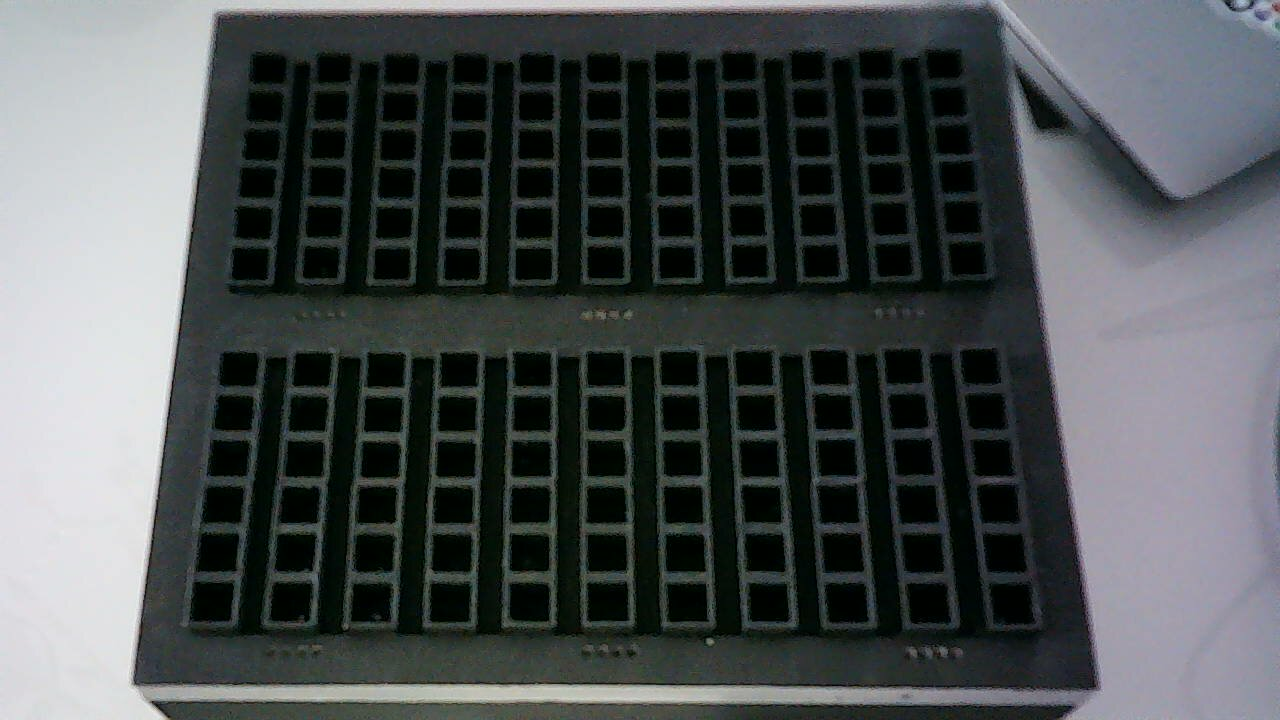
#> input picture real_img/foto1.jpg, 1280 x 720 px
$ python test.py
#> lines starting #> are read from the running program, lines starting #| are printed output that depends on the picture; after the words box and inside, x2 and y2 are one past the last pixel; in counts of white or black regions, pixels touching at a corner belong together; long printed decimals are rounded
import numpy as np
import cv2 as cv

LUMINOSIDADE = 60
CONTRASTE = 1.3
EPSILON = 0.5
RAIO_PIXELS = 9

def get_coords_sockets(image):
    """ mapeia todos os sockets da imagem.
    será aplicada uma vez no início do processamento
    e sempre que necessário recalibrar (botão na interface gráfica?)"""
    image_gray = cv.cvtColor(image, cv.COLOR_BGR2GRAY)

    blur = cv.GaussianBlur(image_gray, (5, 5), 0)

    thresh = cv.adaptiveThreshold(blur, 255, cv.ADAPTIVE_THRESH_GAUSSIAN_C, cv.THRESH_BINARY_INV, 25, 2)

    # tirar ruido:
    kernel = np.ones((3, 3), np.uint8)
    img_limpa = cv.morphologyEx(thresh, cv.MORPH_CLOSE, kernel)

    contornos, _ = cv.findContours(img_limpa.copy(), cv.RETR_LIST, cv.CHAIN_APPROX_SIMPLE)

    resultado = image.copy()
    quadrados = []
    centros_aceitos = [] # lista de coordenadas dos sockets

    DISTANCIA_MINIMA = 15

    for contorno in contornos:
        area = cv.contourArea(contorno)

        if area < 180 or area > 1500: #testado
            continue

        perimetro = cv.arcLength(contorno, True)

        epsilon = 0.05 * perimetro
        aprox = cv.approxPolyDP(contorno, epsilon, True)

        if len(aprox) == 4 and cv.isContourConvex(aprox):
            x, y, w, h = cv.boundingRect(aprox)
            aspect_ratio = float(w) / h

            #deixa um limite do ratio para caso de deformaçao na img
            if 0.5 <= aspect_ratio <= 1.5:
                M = cv.moments(aprox)
                if M["m00"] != 0: #m00 = área; m10 = length(x)...
                    cx = int(M["m10"] / M["m00"])
                    cy = int(M["m01"] / M["m00"])

                    # verifica se já existe um quadrado aceito muito perto deste centro
                    sobreposto = False
                    for (centro_x, centro_y) in centros_aceitos:
                        # distancia entre centros:
                        distancia = np.sqrt((cx - centro_x)**2 + (cy - centro_y)**2)
                        if distancia < DISTANCIA_MINIMA:
                            sobreposto = True
                            break

                    # só desenha e salva se não estiver ocupando o lugar de outro
                    if not sobreposto:
                        centros_aceitos.append((cx, cy))
                        quadrados.append(aprox)

                        # teste : tirar dps -> desenha o contorno aprovado
                        cv.drawContours(resultado, [aprox], -1, (0, 255, 0), 2)

                        # Marca os vértices e o centro para debug
                        for ponto in aprox:
                            px, py = ponto[0]
                            cv.circle(resultado, (px, py), 3, (0, 0, 255), -1)
                        cv.circle(resultado, (cx, cy), 3, (255, 0, 0), -1)

    print(f"Quadrados encontrados (sem repetição): {len(quadrados)}")
    cv.imwrite('resultado_quadrados_filtrado.jpeg', resultado)

    # ORDENAÇÃO DO GRID ( PARA TESTE!!) de cima para baixo, da esquerda para a direita
    # Agrupa os Ys que estão próximos (margem de 20 pixels) e depois ordena pelo X
    centros_aceitos.sort(key=lambda pt: (pt[1] // 20, pt[0]))

    return centros_aceitos

def classifica_cor(media_hsv):
    """ classifica a cor pelo valor hsv."""
    ### AJUSTAR OS PARAMETROS DPS COM OS COMPONENTES REAIS

    h, s, v = media_hsv

    # checa a LUMINOSIDADE (preto == vazio)
    if v < 30:
        return "vazio"

    # baixa saturação == sem cor (branco)
    if s < 40:
        if v > 150:
            return "branco"  # jumper branco
        else:
            return "vazio"   # pode ser um reflexo cinza na placa; ajustar com componentes reais

    # analisa cor real (matiz)
    # VERMELHO (Fica nos dois extremos do espectro HSV)
    if (40 <= h <= 80) & (110 <= v <= 180):
        return "vermelho"

    # VERDE
    elif 40 <= h <= 85:
        return "verde"    # LED ou buzzers

    # AZUL
    elif 100 <= h <= 140:
        return "azul"     # resistor ou capacitor

    # AMARELO
    elif 20 <= h <= 35:
        return "amarelo"  # botão ou potenciômetros

    else:
        return f"NAO IDENTIFICADO (H={int(h)})"

def extrai_cor_sockets(image, centro_sockets):
    """ recebe uma iamgem e o ponto dela a ser analisado.
    tira uma media da cor dos pixels ao redor e retorna
    a cor correspondente"""

    infos_sockets = []

    # converte para hsv para extrair o canal da matiz
    hsv_img = cv.cvtColor(image, cv.COLOR_BGR2HSV);

    raio = RAIO_PIXELS
    altura, largura = hsv_img.shape[:2]

    imagem_debug = image.copy()
    num = 0

    for(x,y) in centro_sockets:
        # define os limites do quadrado garantindo que não saia da imagem
        y_inicio = max(0, y - raio)
        y_fim = min(altura, y + raio)
        x_inicio = max(0, x - raio)
        x_fim = min(largura, x + raio)

        regiao = hsv_img[y_inicio:y_fim, x_inicio:x_fim]

        ### PARA TESTE :
        # Desenha um retângulo branco na imagem de debug mostrando a área exata
        # de onde a cor está sendo extraída
        cv.rectangle(imagem_debug, (x_inicio, y_inicio), (x_fim, y_fim), (255, 255, 255), 1)

        num +=1
        if regiao.size > 0:
            media_hsv = cv.mean(regiao)[:3]
            #componente = classifica_componente()
            # teste:
            print(f"/n socket {num}:  media hsv = {media_hsv}")
            cor = classifica_cor(media_hsv)
            infos_sockets.append((x, y, cor))
        else:
            print("erro!!!!!")
    cv.imwrite('debug_areas_leitura.jpg', imagem_debug)
    return infos_sockets

if __name__ == '__main__':

    # acontece UMA VEZ (ou qndo for necessário recalibração):
    image = cv.imread('real_img/foto1.jpg') #imagem inicial SEM COMPONENTES (salva no inicio)
#> image is the input picture: shape (720, 1280, 3); mean B, G, R 81.4, 80.7, 76
    matriz_centros = get_coords_sockets(image) #vai verificar a posição de todos os sockets
#> in get_coords_sockets, `thresh = cv.adaptiveThreshold(blur, 255, cv.ADAPTIVE_THRESH_GAUSSIAN_C..`:
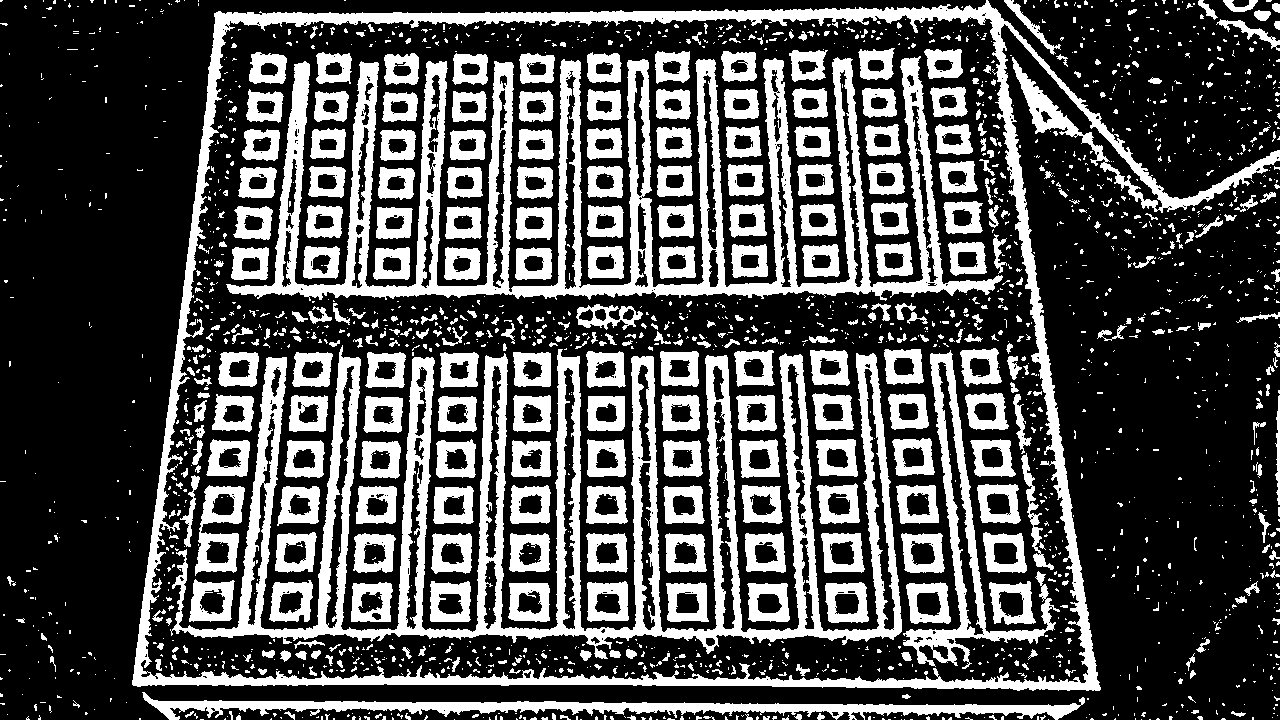
#> thresh: shape (720, 1280); 31.6% white; 2161 white regions (1710 under 20 px), largest, box (x1, y1, x2, y2) and area: (170, 345, 902, 659) 47457, (226, 56, 1003, 301) 42516, (132, 0, 1280, 691) 36138
#> in get_coords_sockets, `img_limpa = cv.morphologyEx(thresh, cv.MORPH_CLOSE, kernel)`: img_limpa: shape (720, 1280); 32.5% white; 1667 white regions (1228 under 20 px)
#> in get_coords_sockets, `contornos, _ = cv.findContours(img_limpa.copy(), cv.RETR_LIST, cv.CHAI..`: contornos = 1945 contours, 1385 with area under 20; largest, box (x1, y1, x2, y2) and area: (132, 0, 1280, 691) 593319, (142, 15, 1089, 684) 550106, (167, 343, 902, 659) 61316, (226, 56, 1012, 301) 51110, (142, 692, 1089, 720) 8136
#> the loop in get_coords_sockets, `for contorno in contornos:` made 1945 passes
#> (area, perimetro, epsilon, x, y, w, h, aspect_ratio) on passes 422, 423, 424, 430, 432, 434, 435, 436, 437, 438, 448, 449: (465.5, 84.87, 4.24, 834, 593, 24, 21, 1.14), (420, 77.46, 3.87, 758, 594, 23, 19, 1.21), (446.5, 90.53, 4.53, 596, 593, 25, 20, 1.25), (503.5, 86.04, 4.3, 917, 592, 22, 24, 0.917), (439.5, 83.21, 4.16, 676, 593, 22, 21, 1.05), (520, 90.28, 4.51, 1000, 592, 24, 22, 1.09), (369, 95.6, 4.78, 361, 591, 22, 23, 0.957), (412.5, 87.7, 4.38, 278, 593, 25, 19, 1.32), (436.5, 87.36, 4.37, 201, 592, 25, 22, 1.14), (425.5, 103.8, 5.19, 517, 592, 23, 22, 1.05), (1418.5, 161.4, 8.07, 747, 583, 43, 37, 1.16), (1495.5, 165.8, 8.29, 906, 583, 45, 40, 1.12)
#> (area, perimetro, epsilon, x, y, w, h, aspect_ratio) on pass 431: (261, 93.46, 4.67, 804, 592, 10, 38, 0.263)
#> after the loop in get_coords_sockets, `for contorno in contornos:`:
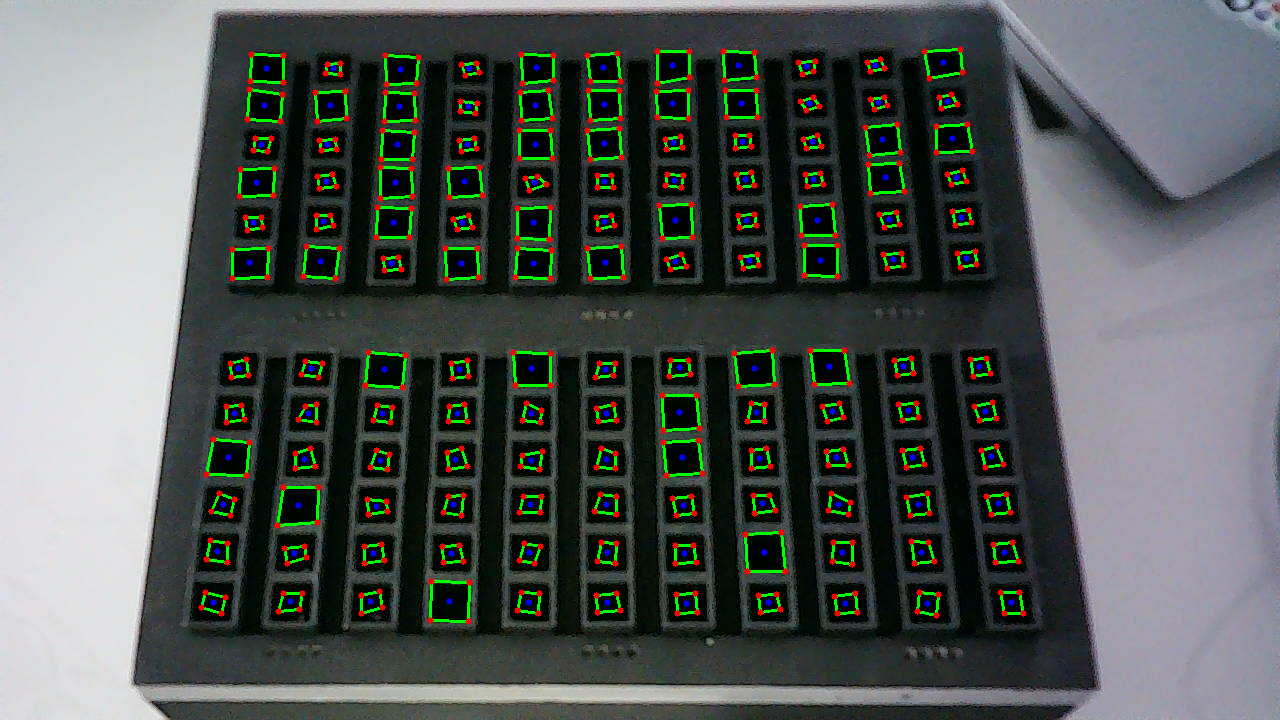
#> resultado: shape (720, 1280, 3); 4.67% of pixels changed, all inside (x1, y1, x2, y2) = (198, 46, 1027, 625)
#> after the loop in get_coords_sockets, `for contorno in contornos:`: centros_aceitos = 132 pairs, first value 213 to 1011, second value 62 to 603; quadrados = 132 contours; largest, box (x1, y1, x2, y2) and area: (430, 581, 470, 622) 1483, (745, 532, 786, 572) 1409, (277, 487, 319, 526) 1364, (206, 439, 250, 476) 1302, (734, 350, 775, 387) 1247
#| Quadrados encontrados (sem repetição): 132
#> matriz_centros has the same summary as centros_aceitos in get_coords_sockets


    # EM LOOP (ACONTECE EM NOVOS FRAMES):
    # dps de mapear as coordenadas uma vez, nao muda mais a regiao onde onserva cada socket.
    # então podemos olhar os novos frames (tempo real)
    image = cv.imread('real_img/pecas2.jpeg')
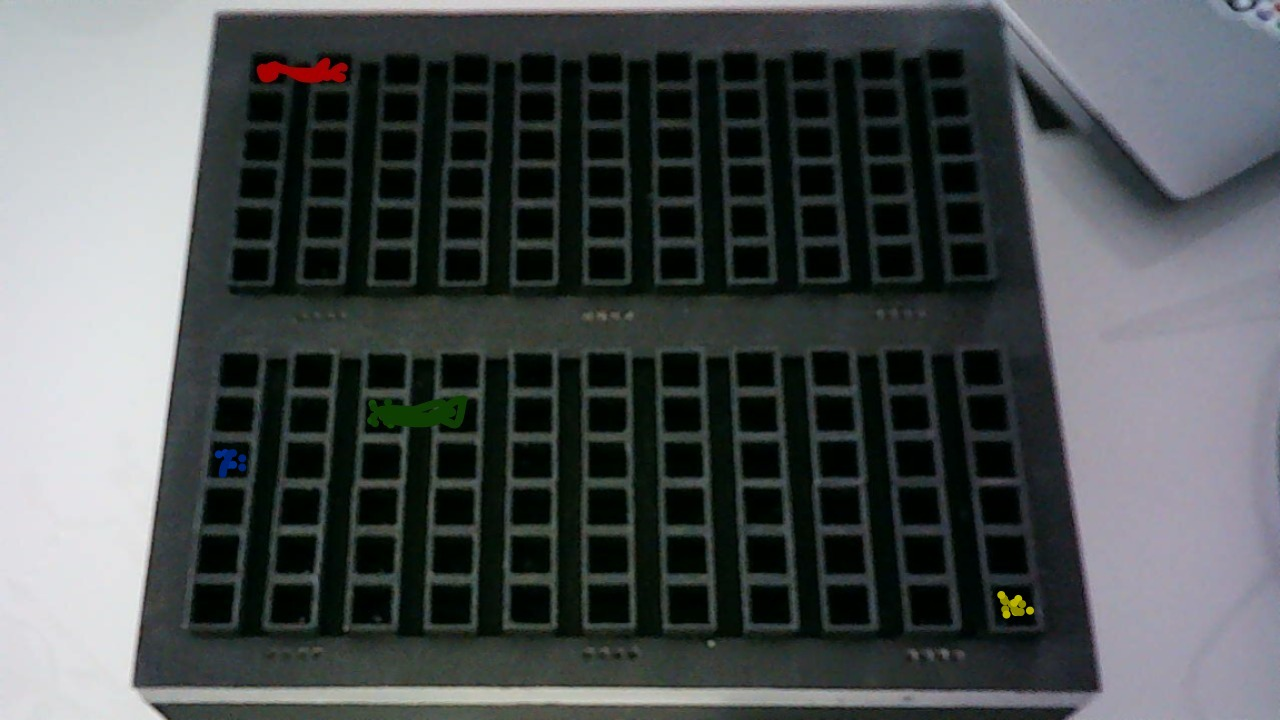
#> input picture real_img/pecas2.jpeg, 1280 x 720 px
#> image is the input picture: shape (720, 1280, 3); mean B, G, R 81.4, 80.8, 76.2
    matriz_final = extrai_cor_sockets(image, matriz_centros)
#> in extrai_cor_sockets, `hsv_img = cv.cvtColor(image, cv.COLOR_BGR2HSV);`: hsv_img: shape (720, 1280, 3); mean H, S, V 87.5, 83.5, 84.5
#> the loop in extrai_cor_sockets, `for(x,y) in centro_sockets:` made 132 passes
#> (x, y, y_inicio, y_fim, x_inicio, x_fim, h in classifica_cor, s in classifica_cor) on passes 1 to 12: (266, 68, 59, 77, 257, 275, 51.8, 243.2), (333, 68, 59, 77, 324, 342, 69.14, 247), (400, 69, 60, 78, 391, 409, 60.58, 229.5), (469, 68, 59, 77, 460, 478, 55.12, 223.4), (536, 67, 58, 76, 527, 545, 61.62, 248.2), (603, 67, 58, 76, 594, 612, 62.48, 239.2), (672, 65, 56, 74, 663, 681, 56.55, 248.5), (738, 65, 56, 74, 729, 747, 43.35, 195.7), (806, 66, 57, 75, 797, 815, 57.38, 248.1), (875, 65, 56, 74, 866, 884, 51.94, 213.8), (943, 62, 53, 71, 934, 952, 52.32, 177.1), (264, 105, 96, 114, 255, 273, 56.78, 238.5)
#> (x, y) on passes 22 to 27: (947, 101), (882, 139), (952, 138), (261, 144), (327, 144), (397, 144)
#| /n socket 1:  media hsv = (51.796, 243.207, 120.593)
#| /n socket 2:  media hsv = (69.139, 246.981, 122.787)
#| /n socket 3:  media hsv = (60.580, 229.522, 3.046)
#| /n socket 4:  media hsv = (55.117, 223.426, 2.802)
#| /n socket 5:  media hsv = (61.620, 248.25, 3.494)
#| /n socket 6:  media hsv = (62.478, 239.241, 2.679)
#| /n socket 7:  media hsv = (56.546, 248.522, 2.929)
#| /n socket 8:  media hsv = (43.355, 195.722, 2.639)
#> (further printed lines are left out)
#> after the loop in extrai_cor_sockets, `for(x,y) in centro_sockets:`:
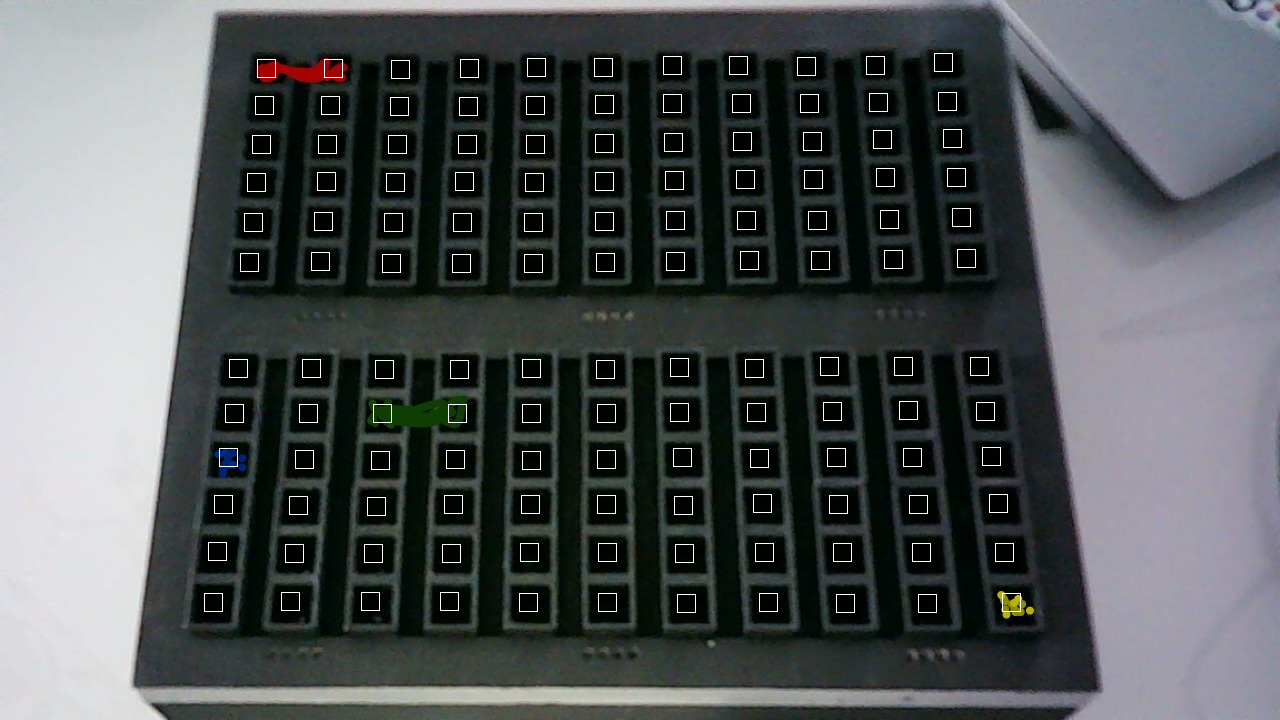
#> imagem_debug: shape (720, 1280, 3); 1.03% of pixels changed, all inside (x1, y1, x2, y2) = (204, 53, 1021, 613)

    #PARA TESTE:
    for (x,y,cor) in matriz_final:
        if cor != "vazio":
            print(f"centro: {x}, {y} -> componente {cor}")
#> this loop made 132 passes
#> (x, y, cor) on passes 1 to 12: (266, 68, 'vermelho'), (333, 68, 'vermelho'), (400, 69, 'vazio'), (469, 68, 'vazio'), (536, 67, 'vazio'), (603, 67, 'vazio'), (672, 65, 'vazio'), (738, 65, 'vazio'), (806, 66, 'vazio'), (875, 65, 'vazio'), (943, 62, 'vazio'), (264, 105, 'vazio')
